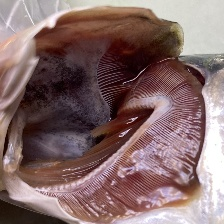
#> input picture dataset/dataset_split/test/segar/ikan26_insang_09.jpg, 224 x 224 px, found by its file name
$ python -i train_mobilenetv3_svm.py   (imports and definitions only)   (older library calls are emulated)
#> lines starting #> are read from the running program, lines starting #| are printed output that depends on the picture
#> in load_dataset, image is the input picture: PIL image 224x224 RGB; mean R, G, B 132.7, 106.9, 106.1
# =========================================================
# TRAINING FINAL
# MobileNetV3 Small + AI Warna + AI Tekstur + SVM
# =========================================================

import os
import cv2
import joblib
import numpy as np

from tqdm import tqdm

from PIL import Image

from sklearn.svm import SVC

from sklearn.preprocessing import StandardScaler

from sklearn.metrics import (
    accuracy_score,
    confusion_matrix,
    classification_report
)

from tensorflow.keras.applications import MobileNetV3Small

from tensorflow.keras.applications.mobilenet_v3 import preprocess_input

from tensorflow.keras.layers import GlobalAveragePooling2D

from tensorflow.keras.models import Model

# =========================================================
# DATASET
# =========================================================

DATASET_PATH = r"C:\Bila\testing\dataset\dataset_split"

# =========================================================
# MODEL FOLDER
# =========================================================

MODEL_PATH = r"C:\Bila\testing\model"

# [4 lines not run here, left out]

# =========================================================
# IMAGE SIZE
# =========================================================

IMG_SIZE = 224

# =========================================================
# LOAD MOBILENETV3
# =========================================================

# [3 lines not run here, left out]

# [9 lines that did not run here, left out]

# [1 line that did not run here, left out]

# [7 lines that did not run here, left out]

# [1 line not run here, left out]

# =========================================================
# COLOR FEATURE
# =========================================================

# [63 lines left out: function extract_color_features, not called in this run]

# =========================================================
# TEXTURE FEATURE
# =========================================================

def extract_texture_features(image):

    gray = cv2.cvtColor(
        image,
        cv2.COLOR_RGB2GRAY
    )
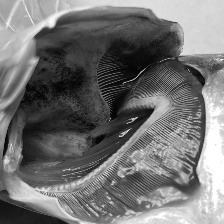
#> gray: shape (224, 224); min 2, max 255, mean 114.5

    # =============================================
    # LAPLACIAN VARIANCE
    # =============================================

    laplacian_var = cv2.Laplacian(

        gray,

        cv2.CV_64F

    ).var()
#> laplacian_var = 4250.4

    # =============================================
    # EDGE DENSITY
    # =============================================

    edges = cv2.Canny(
        gray,
        100,
        200
    )
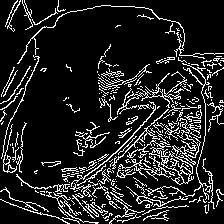
#> edges: shape (224, 224); 13.6% white in thin lines or dots

    edge_density = np.sum(
        edges > 0
    )
#> edge_density = 6823

    # =============================================
    # CONTRAST
    # =============================================

    contrast = gray.std()
#> contrast = 68.3

    return np.array([

        laplacian_var,

        edge_density,

        contrast

    ])

# =========================================================
# CNN FEATURE
# =========================================================

def extract_cnn_feature(image):

    image = image.astype(
        np.float32
    ) / 255.0

    image = preprocess_input(
        image
    )

    image = np.expand_dims(
        image,
        axis=0
    )

    feature = feature_extractor.predict(

        image,

        verbose=0

    )

    return feature.flatten()

# =========================================================
# FINAL FEATURE
# =========================================================

def extract_final_feature(image):

    cnn_feature = extract_cnn_feature(
        image
    )

    color_feature = extract_color_features(
        image
    )

    texture_feature = extract_texture_features(
        image
    )

    final_feature = np.concatenate([

        cnn_feature,

        color_feature,

        texture_feature

    ])

    return final_feature

# =========================================================
# LOAD DATASET
# =========================================================

def load_dataset(split_name):

    data = []

    labels = []

    split_path = os.path.join(
        DATASET_PATH,
        split_name
    )

    label_map = {

        "segar": 1,

        "tidak_segar": 0

    }

    for label_name, label_value in label_map.items():

        folder = os.path.join(
            split_path,
            label_name
        )

        if not os.path.exists(folder):
            continue

        files = [

            f for f in os.listdir(folder)

            if f.lower().endswith((
                '.jpg',
                '.jpeg',
                '.png',
                '.webp'
            ))

        ]

        print(f"\n{split_name.upper()} - {label_name}")
        print(f"Jumlah data : {len(files)}")

        for file in tqdm(files):

            file_path = os.path.join(
                folder,
                file
            )

            try:

                # =====================================
                # LOAD IMAGE
                # =====================================

                image = Image.open(
                    file_path
                ).convert("RGB")

                image = image.resize(
                    (IMG_SIZE, IMG_SIZE)
                )

                image = np.array(image)

                # =====================================
                # FINAL FEATURE
                # =====================================

                feature = extract_final_feature(
                    image
                )

                data.append(feature)

                labels.append(label_value)

            except Exception as e:

                print(f"Error : {file}")
                print(e)

    return np.array(data), np.array(labels)

# =========================================================
# MEMBACA DATASET
# =========================================================

# [3 lines not run here, left out]

# [1 line that did not run here, left out]

# [1 line that did not run here, left out]

# [1 line that did not run here, left out]

# =========================================================
# INFORMASI DATASET
# =========================================================

# [15 lines not run here, left out]

scaler = StandardScaler()

# [3 lines that did not run here, left out]

# [3 lines that did not run here, left out]

# [3 lines that did not run here, left out]

# =========================================================
# TRAINING SVM
# =========================================================

# [3 lines not run here, left out]

svm_model = SVC(

    kernel='rbf',

    C=10,

    gamma='scale',

    probability=True,

    class_weight='balanced'

)

# [14 lines not run here, left out]

# [3 lines that did not run here, left out]

# [4 lines that did not run here, left out]

# [9 lines not run here, left out]

# [3 lines that did not run here, left out]

# [4 lines that did not run here, left out]

# [9 lines not run here, left out]

# [4 lines that did not run here, left out]

# [69 lines not run here, left out]

>>> import cv2
>>> picture = cv2.cvtColor(cv2.imread('dataset/dataset_split/test/segar/ikan26_insang_09.jpg'), cv2.COLOR_BGR2RGB)
>>> result = extract_texture_features(picture)
#> result = [4250.4, 6823, 68.3]

$ run again, on dataset/dataset_split/test/tidak_segar/ikan26_insang_17.jpg
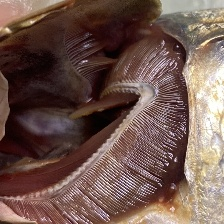
#> input picture dataset/dataset_split/test/tidak_segar/ikan26_insang_17.jpg, 224 x 224 px
#> in extract_texture_features, `gray = cv2.cvtColor( image, cv2.COLOR_RGB2GRAY )`:
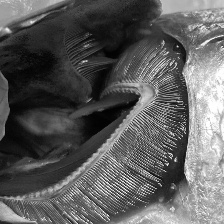
#> gray: shape (224, 224); min 0, max 255, mean 92.7
#> laplacian_var = 11244.5
#> in extract_texture_features, `edges = cv2.Canny( gray, 100, 200 )`:
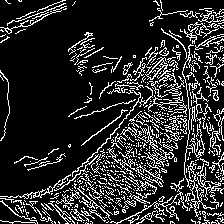
#> edges: shape (224, 224); 17% white in thin lines or dots
#> edge_density = 8510
#> contrast = 64.5
#> result = [11244.5, 8510, 64.5]

$ run again, on dataset/dataset_split/test/tidak_segar/ikan26_insang_19.jpg
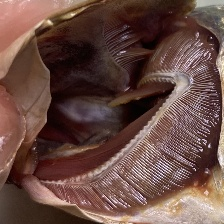
#> input picture dataset/dataset_split/test/tidak_segar/ikan26_insang_19.jpg, 224 x 224 px
#> in extract_texture_features, `gray = cv2.cvtColor( image, cv2.COLOR_RGB2GRAY )`:
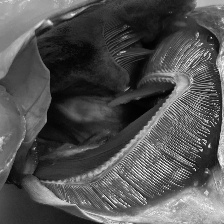
#> gray: shape (224, 224); min 0, max 251, mean 82.6
#> laplacian_var = 9645.7
#> in extract_texture_features, `edges = cv2.Canny( gray, 100, 200 )`:
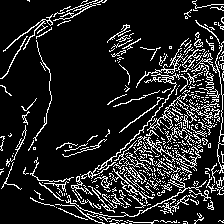
#> edges: shape (224, 224); 14% white in thin lines or dots
#> edge_density = 7034
#> contrast = 54.15
#> result = [9645.7, 7034, 54.15]

$ run again, on dataset/dataset_split/valid/segar/ikan22_insang_07.jpg
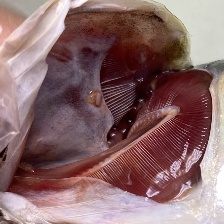
#> input picture dataset/dataset_split/valid/segar/ikan22_insang_07.jpg, 224 x 224 px, found by its file name
#> in load_dataset, image is the input picture: PIL image 224x224 RGB; mean R, G, B 138.2, 106.3, 107.4
#> image: shape (224, 224, 3) float32
#> in extract_texture_features, `gray = cv2.cvtColor( image, cv2.COLOR_RGB2GRAY )`:
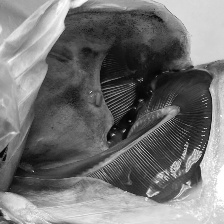
#> gray: shape (224, 224); min 5, max 255, mean 115.9
#> laplacian_var = 3851.1
#> in extract_texture_features, `edges = cv2.Canny( gray, 100, 200 )`:
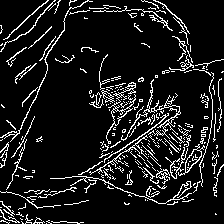
#> edges: shape (224, 224); 10.6% white in thin lines or dots
#> edge_density = 5318
#> contrast = 66.96
#> result = [3851.1, 5318, 66.96]
